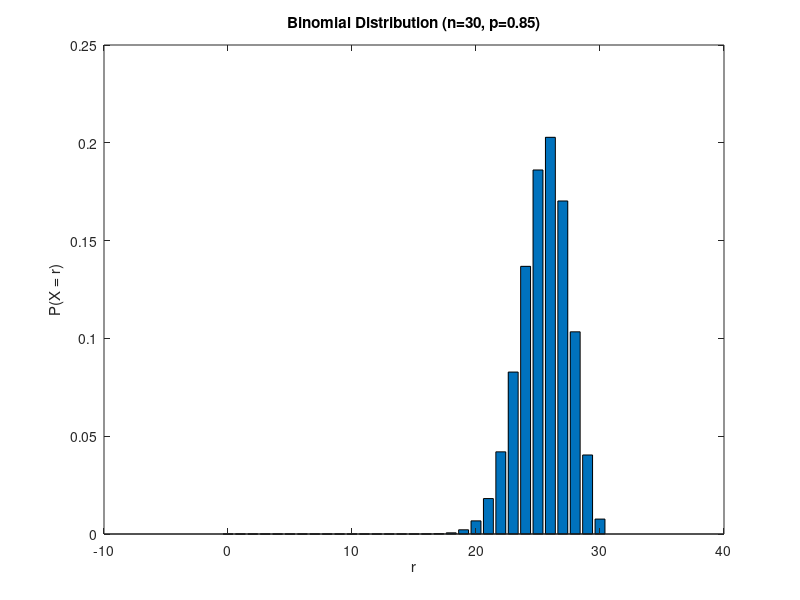

Here is the MATLAB script that generated this plot:
% Prog_03c.m: Hypothesis testing.
n=30;p=0.85;
% Values of r.
r_values = 0:n;
% Probability mass function.
dist=binopdf(r_values, n, p);
% Plot as bar chart.
figure;
bar(r_values, dist)
xlabel('r')
ylabel('P(X = r)')
title('Binomial Distribution (n=30, p=0.85)')
% Mean, variance, standard deviation.
mu = n * p;
sigma2 = n * p * (1 - p);
sigma = sqrt(sigma2);
fprintf('Mean = %.2f\n', mu)
fprintf('Variance = %.2f\n', sigma2)
fprintf('Standard Deviation = %.2f\n', sigma)
% Probability calculations.
PXGTE29 = 1 - binocdf(28, n, p); % P(X>=29) = 1 - P(X<=28).
fprintf('P(X >= 29) = %.5f\n', PXGTE29)
% End Prog_03c.m.
